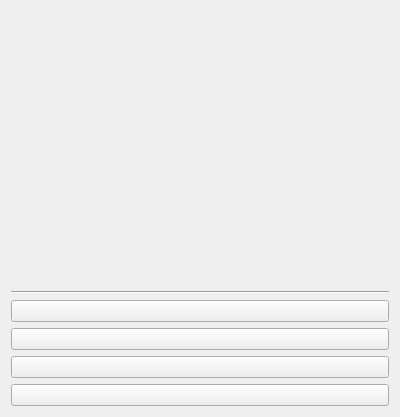
<?xml version="1.0" encoding="UTF-8"?>
<ui version="4.0">
 <class>Form</class>
 <widget class="QWidget" name="Form">
  <property name="geometry">
   <rect>
    <x>0</x>
    <y>0</y>
    <width>400</width>
    <height>417</height>
   </rect>
  </property>
  <property name="windowTitle">
   <string>Form</string>
  </property>
  <layout class="QVBoxLayout" name="verticalLayout">
   <item>
    <widget class="QLabel" name="lblTextQuestion">
     <property name="text">
      <string/>
     </property>
     <property name="alignment">
      <set>Qt::AlignCenter</set>
     </property>
    </widget>
   </item>
   <item>
    <widget class="Line" name="line_2">
     <property name="orientation">
      <enum>Qt::Horizontal</enum>
     </property>
    </widget>
   </item>
   <item>
    <widget class="QPushButton" name="btnFirsAnswer">
     <property name="text">
      <string/>
     </property>
    </widget>
   </item>
   <item>
    <widget class="QPushButton" name="btnSecondAnswer">
     <property name="text">
      <string/>
     </property>
    </widget>
   </item>
   <item>
    <widget class="QPushButton" name="btnThirdAnswer">
     <property name="text">
      <string/>
     </property>
    </widget>
   </item>
   <item>
    <widget class="QPushButton" name="btnFourAnswer">
     <property name="text">
      <string/>
     </property>
    </widget>
   </item>
  </layout>
 </widget>
 <resources/>
 <connections/>
</ui>
